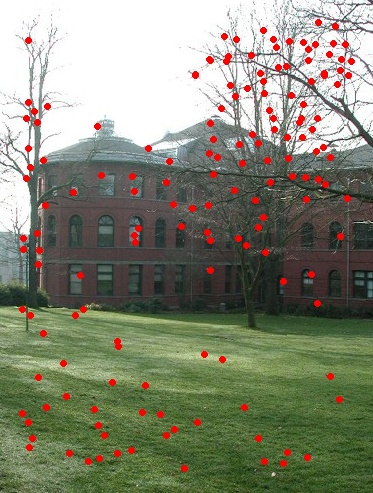
#> input picture my_projection1.jpg, 373 x 493 px, given as the content of the folder img/csie, which was not available
$ jupyter execute img_stitching_koach_0430_1.ipynb   (older library calls are emulated)
#> lines starting #> are read from the running program, lines starting #| are printed output that depends on the picture; after the words box and inside, x2 and y2 are one past the last pixel; in counts of white or black regions, pixels touching at a corner belong together; pictures that were not available may be replaced by others from this repository, and a replacement may not be noted
[cell 1]
import cv2
import numpy as np
import os
import glob

[cell 2]
# show img for testing
# [4 lines left out: function show_image_by_OpenCV, not called in this run]

[cell 3]
def load_images_from_folder(folder, devide=1):
#> called with folder = 'img/csie', devide = 1
    paths = glob.glob(os.path.join(folder,'*'))
    images = [cv2.imread(i) for i in paths]
#> images = 1 item
    images = [cv2.resize(i, (i.shape[1]//devide, i.shape[0]//devide), interpolation=cv2.INTER_AREA) for i in images]
    return images

[cell 4]
def nonmax_suppression(image):

    NONMAX_SUPPRESSION_KERNEL = 17
    STRIDE = 17

    result = np.zeros((image.shape))

    _image = np.lib.stride_tricks.sliding_window_view(image, NONMAX_SUPPRESSION_KERNEL, 1)[:,::STRIDE]
    _image = np.lib.stride_tricks.sliding_window_view(_image, NONMAX_SUPPRESSION_KERNEL, 0)[::STRIDE,:]
    # print(_image.shape)
    _image = np.reshape(_image,(*_image.shape[:2],-1))
    _image = np.argmax(_image, axis=2)

    mg = np.mgrid[0:_image.shape[0],0:_image.shape[1]]

    # y offset: mg[0], x offset: mg[1]
    index_y = _image // NONMAX_SUPPRESSION_KERNEL + mg[0] * STRIDE
    index_x = _image % NONMAX_SUPPRESSION_KERNEL + mg[1] * STRIDE
    index_x, index_y = index_x.flatten(), index_y.flatten()


    for i, j in zip(index_y, index_x):
        result[i][j]=image[i][j]

    return  result

[cell 5]
def detect_Harris_corner(image):
    # parameters
    KERNEL_SIZE = 3
    THRESHOLD = 300
    K = 0.04

    #  Compute x and y derivatives of image.
    # rgb to grayscale
    Gray_img = cv2.cvtColor(image, cv2.COLOR_RGB2GRAY)
    # gaussion : to do small smooth
    Gau_img = cv2.GaussianBlur(Gray_img, (3,3),1.5)
    # gradient

    I_y = cv2.Sobel(Gau_img, cv2.CV_64F, 1, 0)
    I_x = cv2.Sobel(Gau_img, cv2.CV_64F, 0, 1)


    # Compute products of derivates at each pixel.
    I_xx = I_x * I_x
    I_yy = I_y * I_y
    I_xy = I_x * I_y

    # Compute the sums of the products of derivates at each pixel.
    # weight : use gaussian
    S_xx = cv2.GaussianBlur(I_xx, (KERNEL_SIZE,KERNEL_SIZE),1)
    S_yy = cv2.GaussianBlur(I_yy, (KERNEL_SIZE,KERNEL_SIZE),1)
    S_xy = cv2.GaussianBlur(I_xy, (KERNEL_SIZE,KERNEL_SIZE),1)

    # Define the matrix M.
    # | S_xx  S_xy |
    # | S_xy  S_yy |

    # Compute the response of the detector at each pixel
    detM = S_xx * S_yy - S_xy * S_xy
    traceM = S_xx + S_yy
    R = detM - K * (traceM * traceM)

    # Nonmax Suppression
    R = nonmax_suppression(R)

    # Threshold on value of R
    R[R < THRESHOLD] = 0
    R[R > 0] = 255


    # 濾邊界
    R[:20 , :] = 0
    R[: ,:20 ] = 0
    R[-20:, :] = 0
    R[:,-20: ] = 0
    # return mask
    # print(R.shape)
    return R

[cell 6]
def feature_descriptor(feature_mask, image):

    Gray_img = cv2.cvtColor(image, cv2.COLOR_RGB2GRAY)
    gau_img = cv2.GaussianBlur(Gray_img, (3,3), 4.5)
    sobel_y = cv2.Sobel(gau_img, cv2.CV_64F, 0, 1)
    sobel_x = cv2.Sobel(gau_img, cv2.CV_64F, 1, 0)
    _, angle = cv2.cartToPolar(sobel_x, sobel_y, angleInDegrees=True)
    # print(angle.dtype)
    DESCRIPTOR_SIZE = 40
    KERNEL = 5

    # descriptor size: 40*40
    feature_point_y, feature_point_x = np.nonzero(feature_mask)
    index_to_get = [KERNEL//2 + i * KERNEL for i in range(DESCRIPTOR_SIZE//KERNEL)]
    # 5*5 sum/mean -> 8*8(descriptor matrix)

    descriptors = []
    positions = []
    for y, x in zip(feature_point_y, feature_point_x):
        y, x = int(y), int(x)
        rot_M = cv2.getRotationMatrix2D((x,y),angle[y,x],1) # (旋轉中心),旋轉角度,縮放比例
        img_rotate = cv2.warpAffine(gau_img,rot_M,(gau_img.shape[1],gau_img.shape[0]), flags = cv2.INTER_NEAREST)

        # 取feature_point-20~+19之間的值，做boxfilter
        big_matrix = img_rotate[y-DESCRIPTOR_SIZE//2:y+DESCRIPTOR_SIZE//2, x-DESCRIPTOR_SIZE//2:x+DESCRIPTOR_SIZE//2]
        big_matrix = cv2.boxFilter(big_matrix, -1, (KERNEL, KERNEL))
        # print(big_matrix.dtype)
        # size = (8, 8)
        descriptor = np.zeros((DESCRIPTOR_SIZE//KERNEL, DESCRIPTOR_SIZE//KERNEL))
        for i in range(DESCRIPTOR_SIZE//KERNEL):
            for j in range(DESCRIPTOR_SIZE//KERNEL):
                descriptor[i][j] = big_matrix[index_to_get[i]][index_to_get[j]]
        descriptor = (descriptor - np.mean(descriptor)) / np.std(descriptor)
        descriptors.append(descriptor)
        positions.append([y, x])

    return np.array(descriptors), np.array(positions)

[cell 7]
# [19 lines left out: function find_match_poing, not called in this run]

[cell 8]
# [18 lines left out: function matching, not called in this run]

    # [pos1_y, pos1_x, pos2_y, pos2_x]

[cell 9]
# [7 lines left out: function draw_point, not called in this run]

[cell 10]
def output_matching_image(images):
    print('Detecting Harris corner.')
    imgs_detect_Harris_corner = [detect_Harris_corner(i) for i in images]

    print('Genetating images feature descriptor.')
    # for i, j in zip(images, imgs_detect_Harris_corner):
    #     draw_point(i, j, 0, '', 255, 0, 0)
    dsps = [feature_descriptor(i, j)for i,j in zip(imgs_detect_Harris_corner, images)]
    match_points = []

    print('Matching descriptor.')
    for i in range(1, len(images)):
        match_points.append(matching(dsps[i-1][0], dsps[i-1][1], dsps[i][0], dsps[i][1]))
    return match_points

[cell 11]
def draw_match_line(imgs, match_points):
    for i in range(len(match_points)):
        img_concat = np.concatenate((imgs[i], imgs[i+1]), axis=1)
        img_w = imgs[i].shape[1]
        for j in match_points[i]:
            img_concat = cv2.line(img_concat, (j[1], j[0]), (j[3]+img_w, j[2]), (255,0,0), 1)

        cv2.imwrite(f'result{i}_{i+1}.jpg', img_concat)

[cell 12]
# load images
images = load_images_from_folder('img/csie')
#> images = 1 item

# return match point
match_points = output_matching_image(images)
#> in detect_Harris_corner, image is the input picture: shape (493, 373, 3); mean B, G, R 116.6, 135.3, 133.1
#> in detect_Harris_corner, `Gau_img = cv2.GaussianBlur(Gray_img, (3,3),1.5)`:
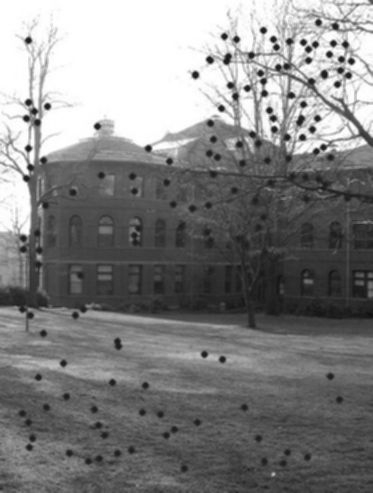
#> Gau_img: shape (493, 373); min 16, max 255, mean 129.4
#> in detect_Harris_corner, `I_xy = I_x * I_y`:
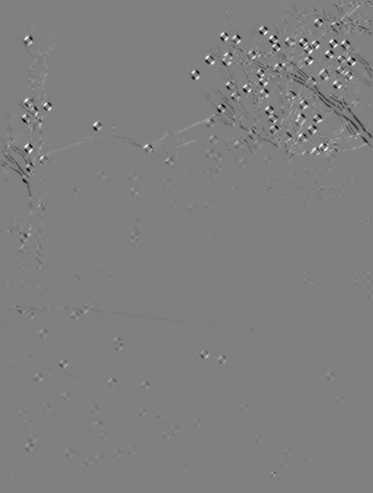
#> I_xy: shape (493, 373) float64; min -185760, max 183180, mean -280.4; drawn with min black and max white
#> in detect_Harris_corner, `traceM = S_xx + S_yy`:
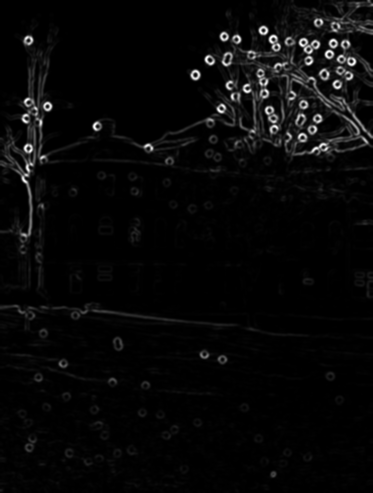
#> traceM: shape (493, 373) float64; min 0, max 284230.1, mean 9546.8; drawn with min black and max white
#> in detect_Harris_corner, `R = detM - K * (traceM * traceM)`:
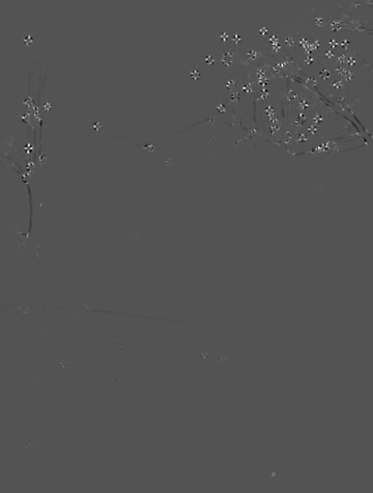
#> R: shape (493, 373) float64; min -2.51e+09, max 5.17e+09, mean 11493927.8; drawn with min black and max white
#> in nonmax_suppression, `index_y = _image // NONMAX_SUPPRESSION_KERNEL + mg[0] * STRIDE`:
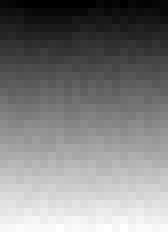
#> index_y: shape (29, 21) int64 (shown 8 times larger); min 0, max 492, mean 245.8; drawn with min black and max white
#> in nonmax_suppression, `index_x = _image % NONMAX_SUPPRESSION_KERNEL + mg[1] * STRIDE`:
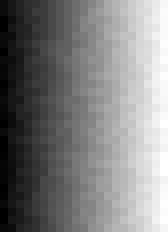
#> index_x: shape (29, 21) int64 (shown 8 times larger); min 0, max 356, mean 177.8; drawn with min black and max white
#> in nonmax_suppression, `index_x, index_y = index_x.flatten(), index_y.flatten()`: index_x = 609 values, max 356 at index 335, min 0 at index 63, mean 177.8; index_y = 609 values, max 492 at index 595, min 0 at index 3, mean 245.8
#> the loop in nonmax_suppression, `for i, j in zip(index_y, index_x):` made 609 passes
#> (i, j) on passes 1 to 3: (16, 16), (12, 33), (5, 49)
#> in detect_Harris_corner, `R[R < THRESHOLD] = 0`: R: shape (493, 373) float64; min 0, max 1.35e+09, mean 90341.4
#> in detect_Harris_corner, `R[R > 0] = 255`:
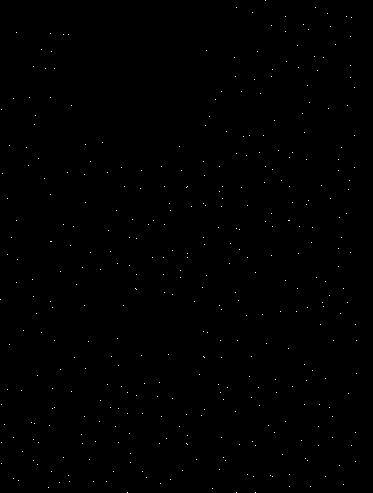
#> R: shape (493, 373) float64; 0.21% white in thin lines or dots
#> in detect_Harris_corner, `R[:20 , :] = 0`: R: shape (493, 373) float64; 0.2% white in thin lines or dots
#> in detect_Harris_corner, `R[: ,:20 ] = 0`: R: shape (493, 373) float64; 0.19% white in thin lines or dots, all inside (x1, y1, x2, y2) = (21, 24, 357, 493)
#> in detect_Harris_corner, `R[-20:, :] = 0`: R: shape (493, 373) float64; 0.18% white in thin lines or dots, all inside (x1, y1, x2, y2) = (21, 24, 357, 472)
#> in detect_Harris_corner, `R[:,-20: ] = 0`: R: shape (493, 373) float64; 0.17% white in thin lines or dots, all inside (x1, y1, x2, y2) = (21, 24, 352, 472)
#> in output_matching_image, `imgs_detect_Harris_corner = [detect_Harris_corner(i) for i in images]`: imgs_detect_Harris_corner = 1 item
#> in feature_descriptor, `_, angle = cv2.cartToPolar(sobel_x, sobel_y, angleInDegrees=True)`:
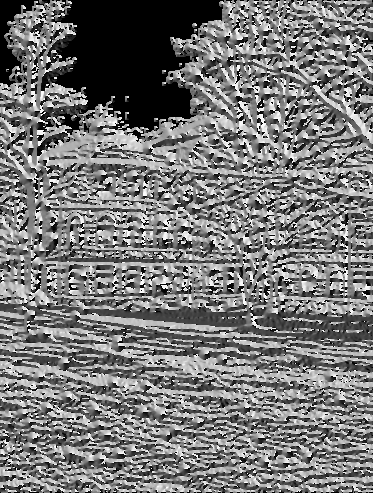
#> angle: shape (493, 373) float64; min 0, max 359.8, mean 168.8; drawn with min black and max white
#> in feature_descriptor, `feature_point_y, feature_point_x = np.nonzero(feature_mask)`: feature_point_y = 318 values from 24 to 471; feature_point_x = 318 values, max 351 at index 298, min 21 at index 240, mean 197.8
#> the loop in feature_descriptor, `for y, x in zip(feature_point_y, feature_point_x):` made 318 passes
#> (y, x, rot_M) on passes 1 to 3: (24, 303, [[-0.646, 0.763, 480.4], [-0.763, -0.646, 270.8]]), (25, 271, [[-0.995, 0.0948, 538.4], [-0.0948, -0.995, 75.58]]), (26, 330, [[-0.529, 0.848, 482.6], [-0.848, -0.529, 319.7]])
#> pass 1, in feature_descriptor, `big_matrix = cv2.boxFilter(big_matrix, -1, (KERNEL, KERNEL))`:
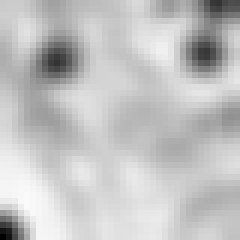
#> big_matrix: shape (40, 40) (shown 6 times larger); min 0, max 249, mean 193.9
#> pass 2, in feature_descriptor, `img_rotate = cv2.warpAffine(gau_img,rot_M,(gau_img.shape[1],gau_img.sh..`:
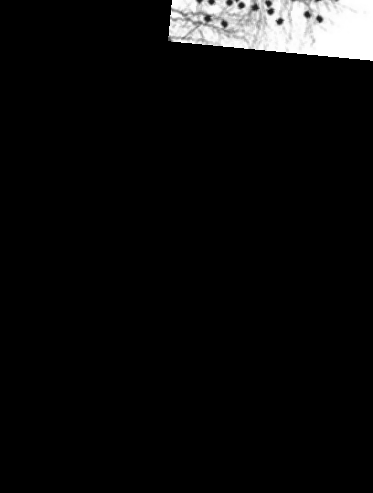
#> img_rotate: shape (493, 373); min 0, max 255, mean 12.6
#> after the loop in feature_descriptor, `for y, x in zip(feature_point_y, feature_point_x):`: descriptors = 318 items; positions = 318 pairs, first value 24 to 471, second value 21 to 351
#> in output_matching_image, `dsps = [feature_descriptor(i, j)for i,j in zip(imgs_detect_Harris_corn..`: dsps = 1 item
#> after the loop in output_matching_image, `for i in range(1, len(images)):`: match_points = []
#> match_points = []

draw_match_line(images, match_points)
